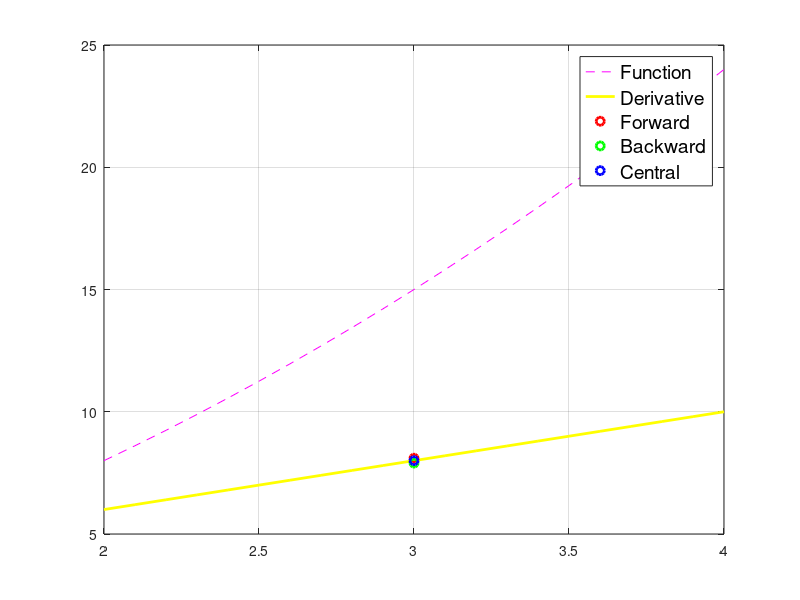

Reproduce this figure in MATLAB.
clear;
close all;
dx = 0.1;
x=2:dx:4;
f = @(x)x.*x + 2*x;
%exact derivative
dfdx= @(x)2*x + 2;

plot(x,f(x),'m--',x,dfdx(x),'y-','LineWidth',2);
grid on, hold on

%axis([-2 4 -1.5 1.5])
%% Approximations
x=3;
%Foward difference
 dfdxfoward = (f(x+dx)-f(x))/dx;
 %Backward difference
 dfdxbackward= (f(x)-f(x-dx))/dx;
 %Central difference
 dfdxcenter = (f(x+dx)-f(x-dx))/(2*dx);

 plot(x,dfdxfoward,'ro','LineWidth',2);
 plot(x,dfdxbackward,'go','LineWidth',2);
 plot(x,dfdxcenter,'bo','LineWidth',2);
 l1=legend('Function','Derivative','Forward','Backward','Central');
 set(l1,'FontSize',14)